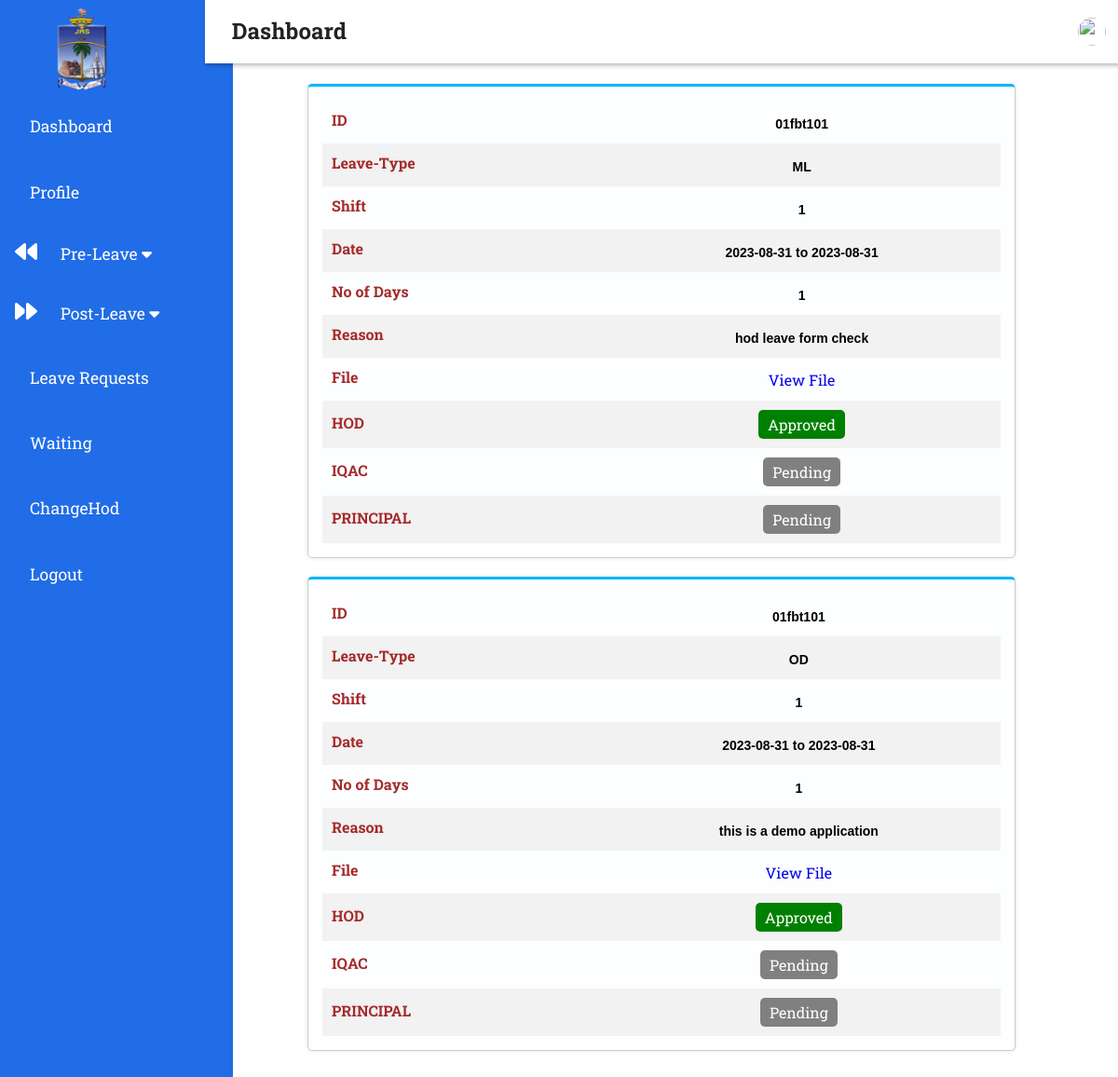
/HODs/pending.php (signed in), run on the app's committed database.
### tables this page shows
CREATE TABLE `faculty1` (
  `application_id` int(11) NOT NULL,
  `name` varchar(30) NOT NULL,
  `id` varchar(30) NOT NULL,
  `department` varchar(30) NOT NULL,
  `LType` varchar(30) NOT NULL,
  `shift` int(1) NOT NULL,
  `start` date NOT NULL,
  `end` date NOT NULL,
  `ndays` int(30) NOT NULL,
  `reason` varchar(50) NOT NULL,
  `hod` int(10) NOT NULL DEFAULT 3,
  `H_feedback` varchar(100) NOT NULL,
  `aqict` int(10) NOT NULL DEFAULT 3,
  `IC_Feedback` varchar(100) NOT NULL,
  `principal` int(10) NOT NULL DEFAULT 3,
  `Pn_feedback` varchar(100) NOT NULL,
  `file` varchar(255) NOT NULL,
  `next_form` int(11) NOT NULL DEFAULT 3,
  `RegDate` timestamp NOT NULL DEFAULT current_timestamp(),
  `a_year` varchar(10) NOT NULL
);

### HODs/pending.php (the view, shortened to what this page needs)
<?php
if ($_SESSION['s_id'] && $_SESSION['position'] == 'hod') {
?>
    <!DOCTYPE html>
    <html>
    <head>
        <link rel="stylesheet" href="pending.css">
        <link rel="stylesheet" type="text/css" href="sidebar.css">
    </head>
    <body>
        <?php include "Hodsidebar.php"; ?>
        <div class="main-content">
            <div class="container" style="margin-left: auto">
                <?php include "header.php"; ?>
                <?php
                include '../database/Databasedemo.php';
                $id = $_SESSION['s_id'];
                $sql = "SELECT Name, id, LType, shift, ndays, start, end, file, reason, H_feedback, IC_Feedback, Pn_feedback, hod, aqict, principal FROM faculty1
                WHERE id = '" . $id . "' AND (hod <>0 and aqict <>0 and principal = 3)ORDER BY application_id DESC";
                $result = mysqli_query($conn, $sql);
                $numRows= mysqli_num_rows($result);
                if($numRows>0){
                while ($row = mysqli_fetch_assoc($result)) {
                    $approvalStatus = array();
                    $officials = array('HOD', 'IQAC', 'PRINCIPAL');
                    $officialKeys = array('hod', 'aqict', 'principal');
                    $official_fb = array('H_feedback', 'IC_Feedback', 'Pn_feedback');
                    foreach ($officialKeys as $key) {
                        if ($row[$key] == 1) {
                            $approvalStatus[] = 'Approved';
                        } elseif ($row[$key] == 0) {
                            $approvalStatus[] = 'Declined';
                        } else {
                            $approvalStatus[] = 'Pending';
                        }
                    }
                ?>
                    <div class="form-container">
                        <table>
                            <?php
                            $form_fields = [
                                'id' => ['label' => 'ID'],
                                'LType' => ['label' => 'Leave-Type'],
                                'shift' => ['label' => 'Shift'],
                                'start' => ['label' => 'Date'],
                                'ndays' => ['label' => 'No of Days'],
                                'reason' => ['label' => 'Reason'],
                                'file' => ['label' => 'File'],
                            ];
                            foreach ($form_fields as $field_name => $field_data) {
                                $value = $row[$field_name];
                                echo '<tr>';
                                echo '<td><label>' . $field_data['label'] . '</label></td>';
                                if ($field_name === 'file') {
                                    if ($row['file']) {
                                        echo '<td><a href="' . $row['file'] . '" target="_blank">View File</a></td>';
                                    } else {
                                        echo '<td>No File</td>';
                                    }
                                } elseif ($field_name === 'start' || $field_name === 'end') {
                                    $start_date = date('Y-m-d', strtotime($row['start']));
                                    $end_date = date('Y-m-d', strtotime($row['end']));
                                    $date_range = $start_date . ' to ' . $end_date;
                                    echo '<td><span class="sp">' . $date_range . '</span></td>';
                                } else {
                                    echo '<td><span class="sp">' . $value . '</span></td>';
                                }
                                echo '</tr>';
                            }
                            foreach ($officials as $index => $official) {
                                $status = $approvalStatus[$index];
                                echo '<tr>';
                                echo '<td><label>' . $official . '</label></td>';
                                echo '<td colspan="3"><span class="approval-status ' . strtolower($status) . '">' . $status . '</span><br>
                                ' . $row[$official_fb[$index]] . '
                                </td>';
                                echo '</tr>';
                            }
                            ?>
                        </table>
                    </div>
                <?php
                }
            }else {
                echo '<div class="no-forms-message">';
                echo '<span class="icon">&#128712;</span>';
                echo '<p>No pending leave submissions.</p>';
                echo '</div>';
            }
                ?>
            </div>
        </div>
    </body>
    </html>
<?php
} else {
    header("location:../Login/home.php");
}
?>

### HODs/Hodsidebar.php (shortened to what this page needs)
<!DOCTYPE html>
<html lang="en">
<head>
    <link rel="stylesheet" href="https://maxst.icons8.com/vue-static/landings/line-awesome/font-awesome-line-awesome/css/all.min.css">
    <link rel="stylesheet" href="https://maxst.icons8.com/vue-static/landings/line-awesome/line-awesome/1.3.0/css/line-awesome.min.css">
    <link rel="stylesheet" type="text/css" href="Hodsidebar.css">
    <link rel="stylesheet" type="text/css" href="../Staff/sidebar.css">
</head>
<body>
    <div class="sidebar">
        <?php $page = substr($_SERVER['SCRIPT_NAME'], strrpos($_SERVER['SCRIPT_NAME'], "/") + 1) ?>
        <div class="sidebar-head">
            <h2><span><img src="../assets/About_logo-removebg-preview.png" height="100px" width="120px" ;></span></h2>
        </div>
        <div class="sidebar-menu">
            <ul>
                <li><a href="index.php" class="<?= $page == 'index.php' ? 'active' : '' ?>"><span class="las la-igloo"></span> <span>Dashboard</span></a></li>
                <?php
                $aposition = $_SESSION['aposition'];
                if ($aposition == 'Active') {
                } else {
                    echo '<li><a href="profile.php" class="<?= $page == \'profile.php\' ? \'active\' : \'\' ?>"><span class="las la-user"></span><span>Profile</span> </a></li>';
                    echo '<li><a class="dropdown-btn"><span class="fa fa-backward"></span> &nbsp;<span>Pre-Leave <i class="fa fa-caret-down"></i></span> </a>';
                    echo '</li>';
                    echo '<li><a class="dropdown-btn"><span class="fa fa-forward"></span> &nbsp;<span>Post-Leave <i class="fa fa-caret-down"></i></span> </a>';
                    echo '</li>';
                }
                ?>
                <li><a href="ApproveForm.php" class="<?= $page == 'ApproveForm.php' ? 'active' : '' ?>"><span class="las la-receipt"></span> <span>Leave Requests</span></a></li>
                <li><a href="WaitingForms.php" class="<?= $page == 'WaitingForms.php' ? 'active' : '' ?>"><span class="las la-receipt"></span> <span>Waiting</span></a></li>
                <?php
                $aposition = $_SESSION['aposition'];
                if ($aposition == 'Active') {
                } else {
                    echo '<li><a href="ChangeHod.php" class="<?= $page == \'ChangeHod.php\' ? \'active\' : \'\' ?>"><span class="las la-receipt"></span> <span>ChangeHod</span></a></li>';
                }
                ?>
                <li><a href="../Login/logout.php" class=""><span class="las la-igloo"></span> <span>Logout</span></a></li>
            </ul>
        </div>
    </div>
</body>
</html>

### HODs/header.php (shortened to what this page needs)
<!DOCTYPE html>
<html lang="en">
<head>
<link rel="stylesheet" href="https://maxst.icons8.com/vue-static/landings/line-awesome/font-awesome-line-awesome/css/all.min.css">
    <link rel="stylesheet" href="https://maxst.icons8.com/vue-static/landings/line-awesome/line-awesome/1.3.0/css/line-awesome.min.css">
</head>
<body>
    <header>
        <h2>
            <div class="header-list">
                <label for="nav-toggle">
                    <span class="las la-bars"></span>
                </label> Dashboard
            </div>
        </h2>
        <div class="user-wrapper">
            <img src="https://encrypted-tbn0.gstatic.com/images?q=tbn:ANd9GcQMi1noTDjkelW0kvsZO5CgEaBM5GHrNkF9ix7Knt9Ztw&s" alt="" width="30px" height="30px">
        </div>
    </header>
</body>
</html>

### HODs/pending.css (style rules this page uses)
.container { margin: 60px auto 0; max-width: 800px; padding: 20px; box-sizing: border-box; }
.form-container { border: 1px solid #ccc; padding: 15px; margin-bottom: 20px; border-radius: 5px; box-sizing: border-box; margin-top: 10px; background-color: #fcfeff; box-shadow: 0 0 5px rgba(0, 0, 0, 0.1); border-top: 3px solid #05b6fa; }
.form-container label { display: inline-block; width: 110px; font-weight: bold; margin-bottom: 5px; color: brown; }
.sp { font-family: Arial, sans-serif; font-size: 14px; color: black; font-weight: bold; margin-top: 20px; }
table { width: 100%; border-collapse: collapse; }
td { padding: 10px; }
tr:nth-child(even) { background-color: #f2f2f2; }
.approval-status { display: inline-block; padding: 5px 10px; border-radius: 5px; }
.approved { background-color: green; color: white; }
.pending { background-color: grey; color: white; }
.form-container td:last-child { vertical-align: middle; text-align: center; }

### IQAC/sidebar.css (style rules this page uses)
:root { --main-color:#293145; --color-dark:#5c6968; --text-grey:#8390a2; --difrent:#b5afaf; }
* { padding: 0; margin: 0; box-sizing: border-box; list-style: none; text-decoration: none; font-family: 'Roboto Slab', serif; }
.sidebar-head img { margin-left: -20px; margin-top: -14px; }
.sidebar { width: 220px; position: fixed; left: 0; top: 0; height: 100%; background:var(--main-color); z-index: 100; transition: width 300ms; }
.sidebar-head { height: 90px; padding:1rem 2rem 1rem 2rem ; color: #fff; }
.sidebar-head span { display: inline-block; padding-right: 1rem; }
.main-content { transition: margin-left 300ms; margin-left: 220px; }
.sidebar-menu { margin-top: 1rem; }
.sidebar-menu li { width: 100%; margin-top: 0.5rem; padding-left: 0.5rem; }
.sidebar-menu a { padding-left: 1rem; display: block; color: #fff; font-size: 1.1rem; padding-top: 1rem; padding-bottom: 1rem; }
.sidebar-menu a span:first-child { font-size: 1.5rem; padding-right: 1rem; }
.main-content { margin-left: 220px; }
header { background: #fff; display: flex; justify-content: space-between; padding: 0.8rem 0.8rem; box-shadow: 2px 2px 5px rgba(0,0,0,.3); position: fixed; left: 220px; width: calc(100% - 220px); top: 0; z-index: 100; transition: left 300ms; }
header h2 { color: #222; }
header label span { font-size: 1.7rem; padding-left: 1rem; }
.user-wrapper { display: flex; align-items: center; }
.user-wrapper img { border-radius: 50%; margin-right: 1rem; }
@media only screen and (max-width: 1200px) { .sidebar { width: 100px; } }
@media only screen and (max-width: 1200px) { .main-content header { width: calc(100% - 100px); } }
@media only screen and (max-width: 1200px) { .sidebar .sidebar-head h2, .sidebar li a { padding-left: 1rem; } }
@media only screen and (max-width: 1200px) { .sidebar { width: 250px; } }
@media only screen and (max-width: 1200px) { .sidebar li a { padding-left: 0rem; } }

### data on the page
faculty1: label "ID", id "01fbt101", label "Leave-Type", LType "ML", label "Shift", shift "1", label "Date", date_range "2023-08-31 to 2023-08-31", label "No of Days", ndays "1", label "Reason", reason "hod leave form check", label "File", official "HOD", status "Approved", official "IQAC", status "Pending", official "PRINCIPAL"
faculty1: label "ID", id "01fbt101", label "Leave-Type", LType "OD", label "Shift", shift "1", label "Date", date_range "2023-08-31 to 2023-08-31", label "No of Days", ndays "1", label "Reason", reason "this is a demo application", label "File", official "HOD", status "Approved", official "IQAC", status "Pending", official "PRINCIPAL"
